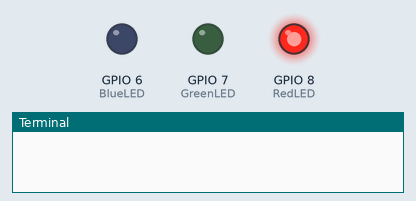
Simulated run of this program. Board: Raspberry Pi (BCM pin numbers). On the bench: output pins drawn as LEDs (lit = HIGH), the last lines printed to the terminal.

Above: at 0.1 s.
At 1.1 s:
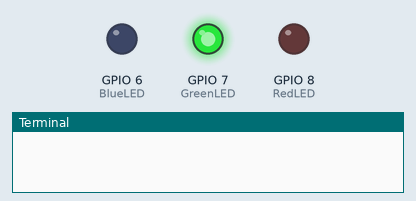
At 2.1 s:
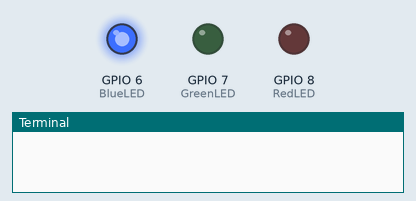
At 3.1 s:
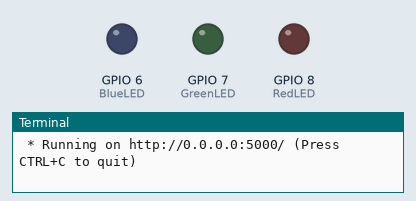
Timing chart, 0 to 4.6 s (numbered marks = the images above):
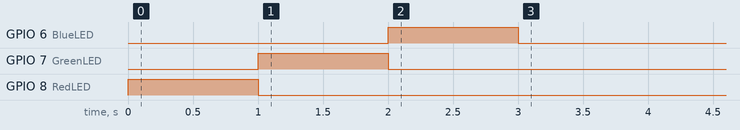

The program:

rest_rpi_led.py
```python
import json
from flask import Flask, request, jsonify
from gpiozero import LED
from time import sleep


class Led():
    def __init__(self):
        self.color = "none"
        self.status = "off"
        BlueLED.off()
        GreenLED.off()
        RedLED.off()

    def blue(self):
        self.color = "blue"
        self.status = "on"
        BlueLED.on()
        GreenLED.off()
        RedLED.off()

    def green(self):
        self.color = "green"
        self.status = "on"
        BlueLED.off()
        GreenLED.on()
        RedLED.off()

    def red(self):
        self.color = "red"
        self.status = "on"
        BlueLED.off()
        GreenLED.off()
        RedLED.on()

    def off(self):
        self.color = "none"
        self.status = "off"
        BlueLED.off()
        GreenLED.off()
        RedLED.off()

BlueLED = LED(6)
GreenLED = LED(7)
RedLED = LED(8)
led = Led()

app = Flask(__name__)

@app.route('/', methods=['GET'])
def simple_test():
    return jsonify({'status':'successfully connected to LED Raspberry Pi'})

@app.route('/led', methods=['GET'])
def get_led_color():
    return jsonify({'led': {'color':str(led.color),'status':str(led.status)}})

@app.route('/led', methods=['PUT'])
def update_led():
    try:
        data = request.get_json()
        color = data.get("color")
        if color.lower() == "red":
            led.red()
        elif color.lower() == "green":
            led.green()
        elif color.lower() == "blue":
            led.blue()
        elif color.lower() == "off":
            led.off()
        else:
            return jsonify({"error":"Did not understand color.  Options are 'red', 'green', 'blue', 'off'"})
    except:
        return jsonify({"error":"failed to parse JSON, check formatting"})

    return jsonify({"color":color.lower()})


if __name__ == '__main__':
    led.red()
    sleep(1)
    led.green()
    sleep(1)
    led.blue()
    sleep(1)
    led.off()
    app.run(host="0.0.0.0", port=5000, debug=True)
```
